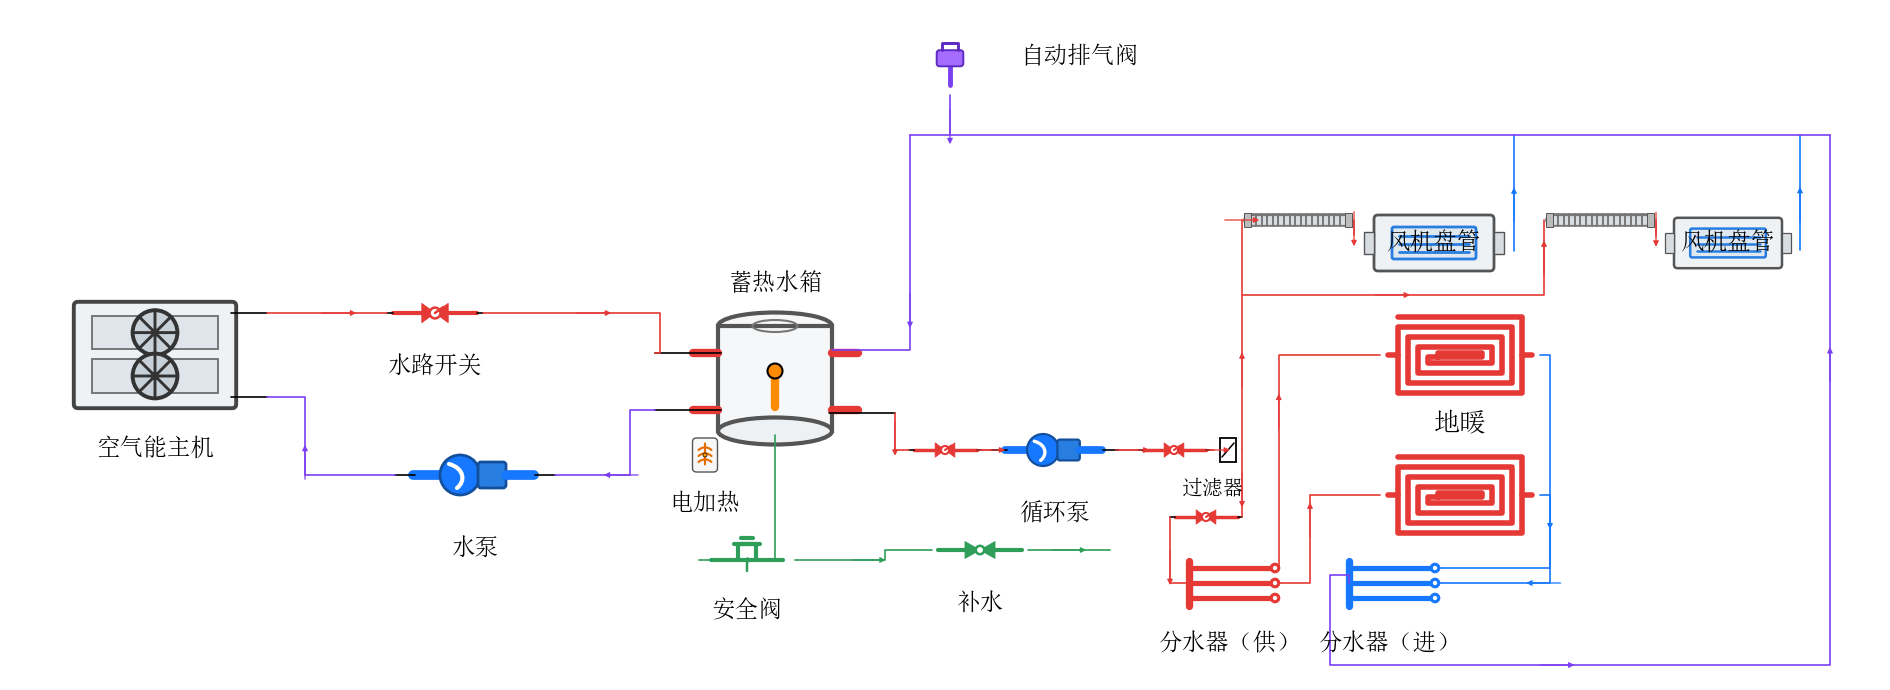

Source code (Python):
# -*- coding: utf-8 -*-
"""示例:空气能 + 蓄热水箱 + 风机盘管/地暖 家用供暖系统。

部件用 cycleplot.hvac 的代码图元(由 references/hvacsvg 的 SVG 符号转换),
管路按功能配色 —— 红 = 供水(热)  紫 = 回水干管  蓝 = 就地回水  绿 = 补水/安全。
两个回路:
  ① 主机 ↔ 水箱:主机热水进水箱上口,水箱下口经水泵回主机。
  ② 水箱 → 循环泵 → 过滤器 → 分水器/风机盘管 → 回水干管 → 水箱。
标签避让:水箱 label_dy=-97 提到箱体上方,风机盘管 label_dy=0 压在符号上,
排气阀标签移到符号右侧。
"""
import os
import sys

sys.path.insert(0, os.path.dirname(os.path.dirname(os.path.abspath(__file__))))

from matplotlib.patches import Rectangle

from cycleplot import Diagram, use_font
from cycleplot._primitives import line, txt
from cycleplot.hvac import (auto_vent, ball_valve, corrugated_pipe,
                            electric_heater, fan_coil, floor_heating,
                            heat_pump, makeup_valve, return_manifold,
                            safety_valve, supply_manifold, thermal_tank,
                            water_pump)
from cycleplot.parts import Part
from cycleplot.style import LINE

use_font()

RED, PURPLE, BLUE, GREEN = "#e53935", "#7b3ff2", "#1677ff", "#2e9e58"


def _filter(ax, x, y, label=None, **kw):
    ax.add_patch(Rectangle((x - 8, y - 12), 16, 24, facecolor="white",
                           edgecolor=LINE, lw=1.3))
    line(ax, [(x - 6, y + 7), (x + 6, y - 7)], lw=1.1, color=LINE)
    if label:
        txt(ax, x - 16, y + 40, label, size=15)   # 标签让开立管与混水阀


FILT = Part("过滤器", _filter, {"in": (-14, 0), "out": (14, 0)})


def valve(x, y, s=0.5, label=None):
    return d.add(ball_valve(scale=s, bridge=10), label, loc=(x, y))


d = Diagram(width=1880, height=680)

# ===================== 部件 =====================
# 主机:两个水口都挪到右侧(moves 改连接点坐标,bridge 引管跟着走)
hp = d.add(heat_pump(scale=1.4, bridge=26,
                     moves={"water_out": (160, 20), "water_in": (160, 80)}),
           "空气能主机", loc=(150, 350))
vsw = valve(430, 308, 0.6, "水路开关")          # 主机热水出管上的水路开关
pump1 = d.add(water_pump(bridge=20), "水泵",
              loc=(470, 470))                    # 主机回路循环泵(紫线)

# 蓄热水箱:标签挪到箱体上方(箱内有温度计,压图会叠字),右口下移作供水出
tank = d.add(thermal_tank(scale=1.5, bridge=44,
                          moves={"right": (160, 72)}, label_dy=-97),
             "蓄热水箱", loc=(770, 375))
elec = d.add(electric_heater(scale=0.5), "电加热",
             loc=(700, 450))                     # 挂在水箱下沿

# 管路上的水处理/安全件
safety = d.add(safety_valve(scale=0.6), "安全阀",
               loc=(742, 552))
makeup = d.add(makeup_valve(scale=0.6), "补水",
               loc=(975, 545))

# 供水干管:循环泵 + 过滤器
vcA = valve(940, 445, 0.45)
cpump = d.add(water_pump(scale=0.8, bridge=20), "循环泵",
              loc=(1050, 445))
vcB = valve(1169, 445, 0.45)
filt = d.add(FILT, "过滤器", loc=(1223, 445))    # out x=1237 即东侧立管

# 回水干管顶部 + 自动排气阀(标签放符号右侧,让开竖井)
vent = d.add(auto_vent(scale=0.7), "", loc=(945, 55))
d.text(1015, 52, "自动排气阀", ha="left", size=17)

# 负载1:风机盘管(经不锈钢波纹管接供水),标签压在符号上
bell1 = d.add(corrugated_pipe(scale=0.7), label="",
              loc=(1293, 215))
fcu1 = d.add(fan_coil(scale=1.0, label_dy=0),
             "风机盘管", loc=(1429, 238))
# 负载2:第二台风机盘管(东移让开 1 号机回水立管)
bell2 = d.add(corrugated_pipe(scale=0.7), label="",
              loc=(1595, 215))
fcu2 = d.add(fan_coil(scale=0.9, label_dy=0),
             "风机盘管", loc=(1723, 238))

# 负载3:地暖(两个盘管 + 分水器)
spA = d.add(floor_heating(scale=1.0), label="", loc=(1455, 350))
spB = d.add(floor_heating(scale=1.0), label="", loc=(1455, 490))
d.text(1455, 420, "地暖", size=19)
# 分水器拉开 160px,两组标签互不粘连;moves 把口挪到汇管/圆心上免得留空隙
MAN_MOVE = {"main": (25, 50), "loop1": (145, 30),
            "loop2": (145, 50), "loop3": (145, 70)}
manSup = d.add(supply_manifold(scale=0.75, moves=MAN_MOVE),
               "分水器（供）", loc=(1225, 578))
manRet = d.add(return_manifold(scale=0.75, moves=MAN_MOVE),
               "分水器（进）", loc=(1385, 578))
# 混水阀:out 正好落在 x=1237 落水管上,in 与分水器(供) main 同 x
vmix = valve(1201, 512, 0.45)

# ===================== 管路 =====================
# ---- 回路①:主机 → 水箱(红) ;水箱 → 水泵 → 主机(紫) ----
d.pipe(hp["water_out"], vsw["in"], color=RED, head_at=(0.6,))
d.pipe(vsw["out"], tank["upper"], via=[(655, 308), (655, 348)],
       color=RED, head_at=(0.5,))
d.pipe(tank["lower"], pump1["out"], via=[(625, 405), (625, 470)],
       color=PURPLE, head_at=(0.6,))
d.pipe(pump1["in"], hp["water_in"], via=[(300, 470), (300, 392)],
       color=PURPLE, head_at=(0.5,))

# ---- 回路②供水:水箱 → 阀 → 循环泵 → 阀 → 过滤器(红) ----
d.pipe(tank["right"], vcA["in"], via=[(890, 445)], color=RED, head_at=(0.5,))
d.pipe(vcA["out"], cpump["in"], color=RED, head_at=(0.7,))
d.pipe(cpump["out"], vcB["in"], color=RED, head_at=(0.7,))
d.pipe(vcB["out"], filt["in"], color=RED, head_at=(0.7,))

# 立管:过滤器后向上接 1 号波纹管;东送支管改走 y=290(原 y=168 会与
# 1 号机回水立管相交),从盘管与地暖之间的空档横穿
d.pipe(filt["out"], (1237, 215), color=RED, head_at=(0.35,))
d.pipe((1237, 215), bell1["in"], color=RED, head_at=(0.5,))
d.pipe(bell1["out"], fcu1["water_in"], color=RED, head_at=(0.6,))
d.pipe((1237, 290), bell2["in"], via=[(1539, 290)],
       color=RED, head_at=(0.4, 0.9))
d.pipe(bell2["out"], fcu2["water_in"], color=RED, head_at=(0.6,))

# 供水 → 分水器:过滤器后旁通向下,经混水阀进分水器(供)
d.pipe(filt["out"], vmix["out"], color=RED, head_at=(0.6,))
d.pipe(vmix["in"], manSup["main"], color=RED, head_at=(0.6,))
# 分水器(供) → 地暖盘管(loop1 直上,loop2 先东让开再北)
d.pipe(manSup["loop1"], spA["in"], via=[(1305, 350)],
       color=RED, head_at=(0.5,))
d.pipe(manSup["loop2"], spB["in"], via=[(1305, 578), (1305, 490)],
       color=RED, head_at=(0.5,))
# 地暖盘管 → 分水器(进):共用 x=1545 回水立管
d.pipe(spA["out"], manRet["loop1"], via=[(1545, 350), (1545, 563)],
       color=BLUE, head_at=(0.5,))
d.pipe(spB["out"], manRet["loop2"], via=[(1545, 490), (1545, 578)],
       color=BLUE, head_at=(0.5,))

# ---- 回路②回水:各负载就地回水(蓝)汇入顶部紫色干管 → 水箱 ----
d.pipe(fcu1["water_out"], (1509, 130), color=BLUE, head_at=(0.4,))
d.pipe(fcu2["water_out"], (1795, 130), color=BLUE, head_at=(0.4,))
# 顶部紫色回水干管:东到两台盘管回水与分水器总回水,西到排气阀与水箱
d.pipe((1825, 130), (905, 130), color=PURPLE, head=False)
d.pipe(vent["pipe"], (945, 130), color=PURPLE, head_at=(0.8,))
d.pipe((905, 130), (827, 345), via=[(905, 345)], color=PURPLE,
       head_at=(0.6,))
# 分水器(进)总回水:南侧绕行到东缘北上汇入顶部干管
# (若向西直插水箱,必与红色供水干管 y=445 相交)
d.pipe(manRet["main"], (1825, 130),
       via=[(1325, 570), (1325, 660), (1825, 660)],
       color=PURPLE, head_at=(0.3, 0.8))

# ---- 补水/安全(绿) ----
d.pipe((770, 430), safety["in"], via=[(770, 555)], color=GREEN,
       head_at=(0.7,))
d.pipe(safety["out"], makeup["in"], via=[(880, 555), (880, 545)],
       color=GREEN, head_at=(0.5,))
d.pipe(makeup["out"], (1105, 545), color=GREEN, head_at=(0.5,))

out = os.path.join(os.path.dirname(os.path.abspath(__file__)),
                   "hvac_system.png")
d.save(out)
print("已生成:", out)
